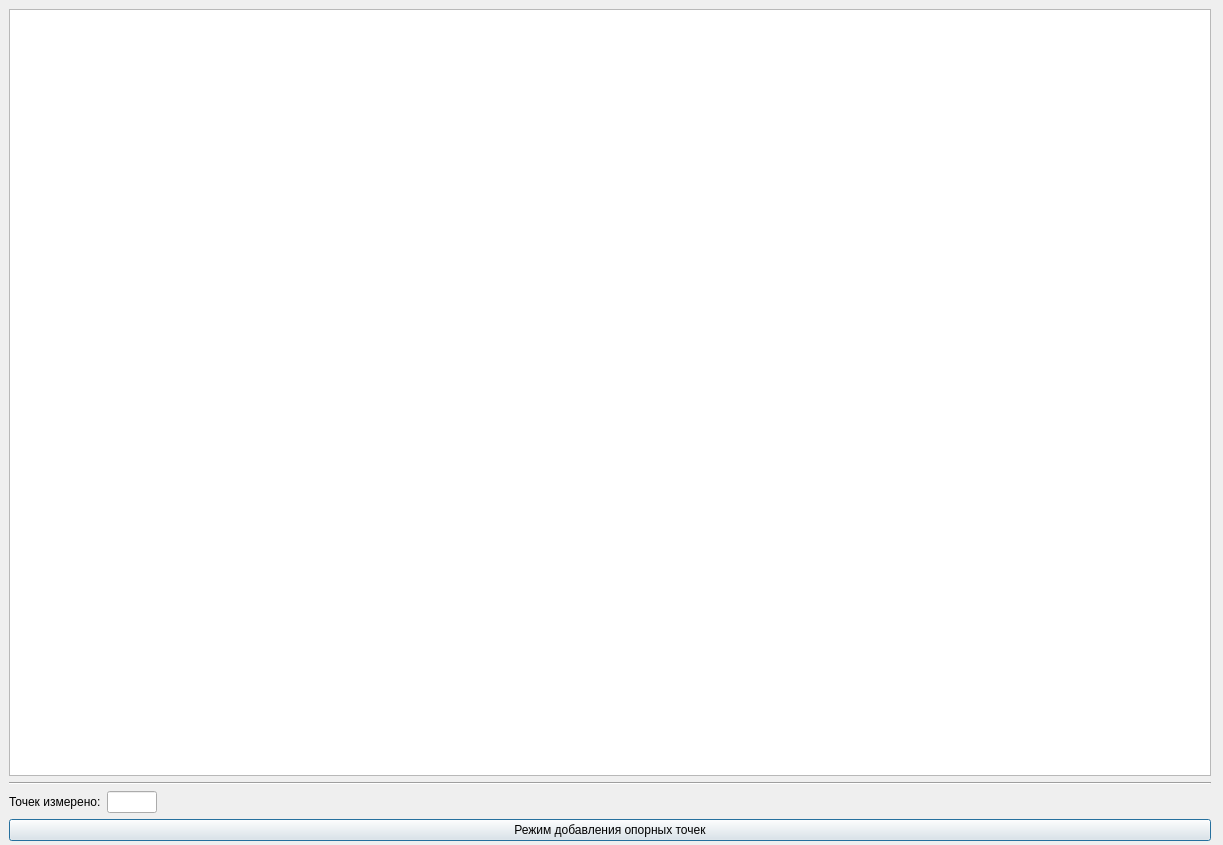
<?xml version="1.0" encoding="UTF-8"?>
<ui version="4.0">
 <class>Dialog</class>
 <widget class="QDialog" name="Dialog">
  <property name="geometry">
   <rect>
    <x>0</x>
    <y>0</y>
    <width>1223</width>
    <height>845</height>
   </rect>
  </property>
  <property name="windowTitle">
   <string>Dialog</string>
  </property>
  <widget class="QWidget" name="verticalLayoutWidget">
   <property name="geometry">
    <rect>
     <x>9</x>
     <y>9</y>
     <width>1202</width>
     <height>832</height>
    </rect>
   </property>
   <layout class="QVBoxLayout" name="verticalLayout">
    <item>
     <widget class="QGraphicsView" name="graphicsView">
      <property name="renderHints">
       <set>QPainter::LosslessImageRendering|QPainter::SmoothPixmapTransform|QPainter::TextAntialiasing</set>
      </property>
     </widget>
    </item>
    <item>
     <widget class="Line" name="line">
      <property name="orientation">
       <enum>Qt::Horizontal</enum>
      </property>
     </widget>
    </item>
    <item>
     <layout class="QHBoxLayout" name="horizontalLayout">
      <item>
       <widget class="QLabel" name="label_2">
        <property name="text">
         <string>Точек измерено:</string>
        </property>
       </widget>
      </item>
      <item>
       <widget class="QLineEdit" name="lineEdit">
        <property name="sizePolicy">
         <sizepolicy hsizetype="Minimum" vsizetype="Fixed">
          <horstretch>0</horstretch>
          <verstretch>0</verstretch>
         </sizepolicy>
        </property>
        <property name="maximumSize">
         <size>
          <width>50</width>
          <height>16777215</height>
         </size>
        </property>
        <property name="maxLength">
         <number>2</number>
        </property>
        <property name="readOnly">
         <bool>true</bool>
        </property>
       </widget>
      </item>
      <item>
       <spacer name="horizontalSpacer">
        <property name="orientation">
         <enum>Qt::Horizontal</enum>
        </property>
        <property name="sizeHint" stdset="0">
         <size>
          <width>40</width>
          <height>20</height>
         </size>
        </property>
       </spacer>
      </item>
     </layout>
    </item>
    <item>
     <widget class="QPushButton" name="pushButton">
      <property name="text">
       <string>Режим добавления опорных точек</string>
      </property>
     </widget>
    </item>
   </layout>
  </widget>
 </widget>
 <resources/>
 <connections/>
</ui>
